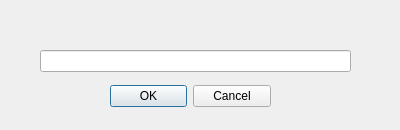
<?xml version="1.0" encoding="UTF-8"?>
<ui version="4.0">
 <class>LoginDlg</class>
 <widget class="QDialog" name="LoginDlg">
  <property name="geometry">
   <rect>
    <x>0</x>
    <y>0</y>
    <width>400</width>
    <height>130</height>
   </rect>
  </property>
  <property name="windowTitle">
   <string>Login</string>
  </property>
  <property name="windowIcon">
   <iconset resource="res.qrc">
    <normaloff>:/icons/icons/app16.png</normaloff>:/icons/icons/app16.png</iconset>
  </property>
  <widget class="QDialogButtonBox" name="buttonBox">
   <property name="geometry">
    <rect>
     <x>110</x>
     <y>80</y>
     <width>161</width>
     <height>32</height>
    </rect>
   </property>
   <property name="orientation">
    <enum>Qt::Horizontal</enum>
   </property>
   <property name="standardButtons">
    <set>QDialogButtonBox::Cancel|QDialogButtonBox::Ok</set>
   </property>
  </widget>
  <widget class="QLabel" name="pwdLabel">
   <property name="geometry">
    <rect>
     <x>50</x>
     <y>20</y>
     <width>281</width>
     <height>21</height>
    </rect>
   </property>
   <property name="text">
    <string/>
   </property>
  </widget>
  <widget class="QLineEdit" name="pwd">
   <property name="geometry">
    <rect>
     <x>40</x>
     <y>50</y>
     <width>311</width>
     <height>22</height>
    </rect>
   </property>
   <property name="echoMode">
    <enum>QLineEdit::Password</enum>
   </property>
  </widget>
 </widget>
 <resources>
  <include location="res.qrc"/>
 </resources>
 <connections>
  <connection>
   <sender>buttonBox</sender>
   <signal>accepted()</signal>
   <receiver>LoginDlg</receiver>
   <slot>accept()</slot>
   <hints>
    <hint type="sourcelabel">
     <x>270</x>
     <y>94</y>
    </hint>
    <hint type="destinationlabel">
     <x>157</x>
     <y>129</y>
    </hint>
   </hints>
  </connection>
  <connection>
   <sender>buttonBox</sender>
   <signal>rejected()</signal>
   <receiver>LoginDlg</receiver>
   <slot>reject()</slot>
   <hints>
    <hint type="sourcelabel">
     <x>270</x>
     <y>100</y>
    </hint>
    <hint type="destinationlabel">
     <x>286</x>
     <y>129</y>
    </hint>
   </hints>
  </connection>
 </connections>
</ui>
